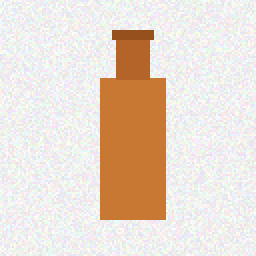
#> input picture data/evaluation/product/bottle/bottle_test_000.png, 128 x 128 px (shown 2 times larger); its folder holds only this picture in this run
$ python train_baseline_models.py
#> lines starting #> are read from the running program, lines starting #| are printed output that depends on the picture; after the words box and inside, x2 and y2 are one past the last pixel; in counts of white or black regions, pixels touching at a corner belong together
### scripts/generate_datasets.py
#!/usr/bin/env python3
"""
scripts/generate_datasets.py
----------------------------
Generates deterministic synthetic datasets for Smart Retail AI with fixed random seeds:
1. Product Image Classification:
   - 300 total samples (240 train [60/class], 60 test [15/class])
   - 4 classes: bottle, mug, headphones, shoe
   - 20 challenge samples with higher noise / off-center offsets
   - Saved to data/training/product/ and data/evaluation/product/
2. Customer Sentiment Analysis:
   - 378 total samples (283 train, 95 test [31 negative, 32 neutral, 32 positive])
   - 20 challenge reviews (mixed sentiments, negations, edge cases)
   - Saved to data/training/sentiment_train.csv, data/evaluation/sentiment_test.csv
3. Face Verification Evaluation Pairs:
   - Reference registered face, positive query face, negative other face, and distractor
   - Saved to data/training/face/ and data/evaluation/face/
"""

from __future__ import annotations

import csv
import shutil
from pathlib import Path

import cv2
import numpy as np

ROOT = Path(__file__).resolve().parents[1]
DATA_DIR = ROOT / "data"
TRAIN_DIR = DATA_DIR / "training"
EVAL_DIR = DATA_DIR / "evaluation"
FIXTURES_DIR = DATA_DIR / "fixtures" / "face"


# [79 lines left out: functions _draw_synthetic_product, generate_product_datasets, not called in this run]


def generate_sentiment_datasets(seed: int = 42) -> None:
    print("[2/3] Generating Sentiment Text Datasets...")
    rng = np.random.RandomState(seed)

    positive_templates = [
        "Excellent {item}, highly recommended!",
        "Great quality and fast delivery for this {item}. Very satisfied.",
        "Loved the customer support regarding my {item}, five stars!",
        "Amazing experience, the {item} works perfectly.",
        "Very good quality {item} and fits nicely.",
        "Best purchase ever, totally worth the price for this {item}.",
        "Super happy with the order of {item}, will buy again.",
        "Fantastic service and friendly store staff while buying {item}.",
        "Outstanding durability on this {item}, exceeded expectations.",
        "Top-notch performance and sleek design on the {item}.",
        "Impressed by the premium packaging and flawless {item}.",
        "A wonderful gift, recipient loved the {item}!",
        "Smooth shopping experience and pristine {item} arrival.",
        "Remarkable value, the {item} is much better than expected.",
        "Extremely pleased with how prompt the shipment of {item} was.",
        "Delighted with the build quality and finish of the {item}."
    ]

    neutral_templates = [
        "Product {item} arrived on time, standard packaging.",
        "It is okay, nothing special but the {item} does the job.",
        "Average quality {item}, neither good nor bad.",
        "The {item} matches the description provided on the store page.",
        "Delivery of {item} took four days, exactly as expected.",
        "Standard retail experience purchasing this {item}.",
        "Neutral opinion on the {item}, functions as stated.",
        "Adequate {item} for everyday usage, no complaints so far.",
        "The {item} is functional but basic in terms of features.",
        "Received the {item} in acceptable condition yesterday.",
        "Regular retail transaction for {item}, nothing noteworthy.",
        "Item {item} was delivered as specified by the tracking portal.",
        "Meets minimum requirements for a {item}.",
        "Fair price for a standard {item} with basic materials.",
        "The {item} arrived within the estimated window.",
        "Plain {item}, works fine without any surprises."
    ]

    negative_templates = [
        "Terrible quality {item}, arrived damaged and broken.",
        "Worst customer service regarding my {item}, nobody answers the phone.",
        "Defective {item}, do not buy this!",
        "Completely dissatisfied with this purchase of {item}.",
        "Very late delivery and poor packaging for the {item}.",
        "Horrible experience, requesting an immediate refund for {item}.",
        "Fell apart after one day of using this {item}.",
        "Waste of money, totally unusable {item}.",
        "Extremely flimsy material, this {item} broke instantly.",
        "Substandard build and unresponsive seller for {item}.",
        "The {item} stopped working after two hours.",
        "Misleading product description, this {item} is completely wrong.",
        "Awful quality control, missing crucial parts of {item}.",
        "Cheap plastic construction on this {item}, very disappointed.",
        "Item {item} arrived two weeks late and was scratched.",
        "Cannot recommend this {item} to anyone, total failure."
    ]

    items = ["bottle", "mug", "headphones", "shoe", "item", "order", "product", "package", "merchandise"]

    def _synthesize(templates: list[str], count: int) -> list[str]:
        res = []
        while len(res) < count:
            tmpl = rng.choice(templates)
            item = rng.choice(items)
            text = tmpl.format(item=item)
            if rng.rand() > 0.6:
                text = text + " " + rng.choice([
                    "Overall good.", "Will check back.", "Thanks.", "Needs attention.",
                    "Not happy.", "Very impressed.", "As advertised.", "Check before ordering."
                ])
            res.append(text)
        return res[:count]

    # Exactly matching documented splits: 283 train, 95 test
    train_pos = _synthesize(positive_templates, 94)
    train_neu = _synthesize(neutral_templates, 95)
    train_neg = _synthesize(negative_templates, 94)

    test_pos = _synthesize(positive_templates, 32)
    test_neu = _synthesize(neutral_templates, 32)
    test_neg = _synthesize(negative_templates, 31)

    train_rows = (
        [{"text": t, "sentiment": "positive"} for t in train_pos]
        + [{"text": t, "sentiment": "neutral"} for t in train_neu]
        + [{"text": t, "sentiment": "negative"} for t in train_neg]
    )
    rng.shuffle(train_rows)

    test_rows = (
        [{"text": t, "sentiment": "negative"} for t in test_neg]
        + [{"text": t, "sentiment": "neutral"} for t in test_neu]
        + [{"text": t, "sentiment": "positive"} for t in test_pos]
    )

    challenge_samples = [
        {"text": "Not bad at all for the price, surprisingly good sound.", "sentiment": "positive"},
        {"text": "I thought it would be terrible, but it actually works fine.", "sentiment": "positive"},
        {"text": "Never had an issue with this brand, another solid product.", "sentiment": "positive"},
        {"text": "Hardly any flaws, almost flawless craftsmanship.", "sentiment": "positive"},
        {"text": "Not the worst headphone I have used, but certainly not the best.", "sentiment": "neutral"},
        {"text": "It is neither good nor bad, just an ordinary coffee mug.", "sentiment": "neutral"},
        {"text": "Does what it says on the box, nothing more, nothing less.", "sentiment": "neutral"},
        {"text": "Expected something revolutionary, but it is purely standard.", "sentiment": "neutral"},
        {"text": "Not good. The sole started peeling off on day two.", "sentiment": "negative"},
        {"text": "I can hardly recommend this to anyone looking for durability.", "sentiment": "negative"},
        {"text": "Looked fantastic in photos, but broke immediately when unpacked.", "sentiment": "negative"},
        {"text": "Customer service was completely unhelpful when I reported the defect.", "sentiment": "negative"},
        {"text": "Not worth the premium price tag given how flimsy it feels.", "sentiment": "negative"},
        {"text": "Zero stars if I could. Arrived shattered into pieces.", "sentiment": "negative"},
        {"text": "I wouldn't buy this again even if it was half price.", "sentiment": "negative"},
        {"text": "The box was beautiful, shame the actual bottle leaked everywhere.", "sentiment": "negative"},
        {"text": "Super fast shipping, but the product itself is completely broken.", "sentiment": "negative"},
        {"text": "Decent build quality, but shipping was delayed by a week.", "sentiment": "neutral"},
        {"text": "Incredible sound quality, highly recommended to all audiophiles!", "sentiment": "positive"},
        {"text": "Flawless finish and exceptional grip, very pleased with this shoe.", "sentiment": "positive"},
    ]

    TRAIN_DIR.mkdir(parents=True, exist_ok=True)
    EVAL_DIR.mkdir(parents=True, exist_ok=True)

    with open(TRAIN_DIR / "sentiment_train.csv", "w", newline="", encoding="utf-8") as f:
        writer = csv.DictWriter(f, fieldnames=["text", "sentiment"])
        writer.writeheader()
        writer.writerows(train_rows)

    with open(EVAL_DIR / "sentiment_test.csv", "w", newline="", encoding="utf-8") as f:
        writer = csv.DictWriter(f, fieldnames=["text", "sentiment"])
        writer.writeheader()
        writer.writerows(test_rows)

    with open(EVAL_DIR / "sentiment_challenge.csv", "w", newline="", encoding="utf-8") as f:
        writer = csv.DictWriter(f, fieldnames=["text", "sentiment"])
        writer.writeheader()
        writer.writerows(challenge_samples)

    print(f"  Generated {len(train_rows)} train, {len(test_rows)} test, and {len(challenge_samples)} challenge sentiment samples.")


def generate_face_datasets() -> None:
    print("[3/3] Generating Face Verification Evaluation Pairs from Canonical Fixtures...")
    face_train_dir = TRAIN_DIR / "face"
    face_eval_dir = EVAL_DIR / "face"
    face_train_dir.mkdir(parents=True, exist_ok=True)
    face_eval_dir.mkdir(parents=True, exist_ok=True)

    # 1. Reference Face (copy from tracked canonical fixture in data/fixtures/face/)
    ref_src = FIXTURES_DIR / "canonical_reference.png"
    ref_dst = face_train_dir / "person_01_reference.png"
    if ref_src.exists():
        shutil.copyfile(ref_src, ref_dst)
    else:
        ref_face = np.ones((160, 160, 3), dtype=np.uint8) * 200
        cv2.circle(ref_face, (80, 80), 50, (120, 120, 120), -1)
        cv2.imwrite(str(ref_dst), ref_face)

    # 2. Positive Query Face (reference with calibrated natural illumination shift)
    ref_img = cv2.imread(str(ref_dst))
    pos_query = np.clip(ref_img.astype(np.float32) * 1.05, 0, 255).astype(np.uint8)
    cv2.imwrite(str(face_eval_dir / "positive_query.png"), pos_query)

    # 3. Negative Other Face (copy from tracked canonical fixture in data/fixtures/face/)
    neg_src = FIXTURES_DIR / "canonical_negative.png"
    neg_dst = face_eval_dir / "negative_other_face.png"
    if neg_src.exists():
        shutil.copyfile(neg_src, neg_dst)
    else:
        neg_img = np.ones((160, 160, 3), dtype=np.uint8) * 100
        cv2.imwrite(str(neg_dst), neg_img)

    # 4. No-face / Distractor Image (functional test fixture)
    blank = np.ones((200, 200, 3), dtype=np.uint8) * 240
    cv2.circle(blank, (100, 100), 30, (200, 150, 100), -1)
    cv2.imwrite(str(face_eval_dir / "no_face_distractor.png"), blank)

    print(f"  Generated face evaluation pairs in {face_eval_dir} from {FIXTURES_DIR}")


# [10 lines left out: function main, not called in this run]


# [2 lines that do not run on import are left out]

### app/utils/image_features.py
from __future__ import annotations

import cv2
import numpy as np

IMG_SIZE = 128


def hog_descriptor(img: np.ndarray) -> np.ndarray:
    if img is None:
        raise ValueError("Image is empty")
    gray = cv2.cvtColor(img, cv2.COLOR_BGR2GRAY) if img.ndim == 3 else img
    gray = cv2.resize(gray, (IMG_SIZE, IMG_SIZE))
    hog = cv2.HOGDescriptor(
        _winSize=(128, 128),
        _blockSize=(32, 32),
        _blockStride=(16, 16),
        _cellSize=(16, 16),
        _nbins=9,
    )
    return hog.compute(gray).reshape(-1)

### app/services/face_service.py
from __future__ import annotations

import logging
import pickle
from functools import lru_cache
from pathlib import Path

import cv2
import numpy as np
from skimage.metrics import structural_similarity as ssim

from app.config import settings

logger = logging.getLogger(__name__)


def _get_cascade_detector() -> cv2.CascadeClassifier | None:
    # 1. Configured / local cascade path
    if settings.cascade_path.exists():
        detector = cv2.CascadeClassifier(str(settings.cascade_path))
        if not detector.empty():
            return detector

    # 2. System OpenCV cascade path
    system_cascade = Path(cv2.data.haarcascades) / "haarcascade_frontalface_default.xml"
    if system_cascade.exists():
        detector = cv2.CascadeClassifier(str(system_cascade))
        if not detector.empty():
            return detector

    logger.warning("No valid Haar Cascade XML found for face detection.")
    return None


def _detect_largest_face(gray: np.ndarray):
    detector = _get_cascade_detector()
    if detector is None or detector.empty():
        return None
    try:
        faces = detector.detectMultiScale(
            gray,
            scaleFactor=1.05,
            minNeighbors=4,
            minSize=(40, 40),
        )
        if len(faces) == 0:
            return None
        return max(faces, key=lambda r: r[2] * r[3])
    except Exception as exc:
        logger.warning("Error running detectMultiScale: %s", exc)
        return None


# [4 lines left out: function _normalize_face, not called in this run]


def _embedding(gray_face: np.ndarray) -> dict[str, np.ndarray]:
    face = _normalize_face(gray_face)
    return {"image": face.astype(np.float32) / 255.0}


# [88 lines left out: functions _similarity, load_face_db, recognize_face, not called in this run]

### scripts/train_baseline_models.py
#!/usr/bin/env python3
"""
scripts/train_baseline_models.py
--------------------------------
Trains baseline machine learning model artifacts for Smart Retail AI
using deterministic datasets generated by scripts/generate_datasets.py:

1. Product Classifier: HOG Features + RBF-kernel SVM (240 training samples)
2. Sentiment Classifier: TF-IDF + Logistic Regression (283 training samples)
3. Face Verification: Face Database with normalized embeddings (person_01)
"""

from __future__ import annotations

import csv
import pickle
from pathlib import Path

import cv2
import joblib
import numpy as np
from sklearn.feature_extraction.text import TfidfVectorizer
from sklearn.linear_model import LogisticRegression
from sklearn.pipeline import Pipeline
from sklearn.svm import SVC

from app.services.face_service import _detect_largest_face, _embedding
from app.utils.image_features import hog_descriptor

ROOT = Path(__file__).resolve().parents[1]
DATA_DIR = ROOT / "data"
MODELS_DIR = ROOT / "models"
TRAIN_DIR = DATA_DIR / "training"


def train_sentiment_model() -> Path:
    print("[1/3] Training Sentiment Analysis Model...")
    train_csv = TRAIN_DIR / "sentiment_train.csv"
    if not train_csv.exists():
        from scripts.generate_datasets import generate_sentiment_datasets
        generate_sentiment_datasets()

    texts, labels = [], []
    with open(train_csv, "r", encoding="utf-8") as f:
        reader = csv.DictReader(f)
        for row in reader:
            texts.append(row["text"])
            labels.append(row["sentiment"])

    print(f"  Training on {len(texts)} balanced customer reviews...")
    pipeline = Pipeline([
        ("tfidf", TfidfVectorizer(ngram_range=(1, 2), min_df=1)),
        ("clf", LogisticRegression(C=1.0, max_iter=300, random_state=42)),
    ])
    pipeline.fit(texts, labels)

    MODELS_DIR.mkdir(parents=True, exist_ok=True)
    out_path = MODELS_DIR / "sentiment_classifier.joblib"
    joblib.dump(pipeline, out_path)
    print(f"  Saved sentiment model to {out_path}")
    return out_path


def train_product_model() -> Path:
    print("[2/3] Training Product Classification Model...")
    product_train_dir = TRAIN_DIR / "product"
    if not product_train_dir.exists():
        from scripts.generate_datasets import generate_product_datasets
        generate_product_datasets()

    classes = ["bottle", "mug", "headphones", "shoe"]
    X, y = [], []

    for cls in classes:
        cls_dir = product_train_dir / cls
        files = sorted(cls_dir.glob("*.png"))
        print(f"  Extracting HOG features for {len(files)} {cls} samples...")
        for img_path in files:
            img = cv2.imread(str(img_path))
            if img is None:
                continue
            feat = hog_descriptor(img)
            X.append(feat)
            y.append(cls)

    X = np.array(X)
    y = np.array(y)
    print(f"  Total training feature matrix shape: {X.shape}")

    svm = SVC(kernel="rbf", C=5.0, probability=True, random_state=42)
    svm.fit(X, y)

    bundle = {
        "pipeline": svm,
        "classes": classes,
        "train_samples": len(y),
    }

    MODELS_DIR.mkdir(parents=True, exist_ok=True)
    out_path = MODELS_DIR / "product_classifier.joblib"
    joblib.dump(bundle, out_path)
    print(f"  Saved product classification model to {out_path}")
    return out_path


def build_face_db() -> Path:
    print("[3/3] Building Face Verification Database...")
    face_train_dir = TRAIN_DIR / "face"
    ref_img_path = face_train_dir / "person_01_reference.png"
    if not ref_img_path.exists():
        from scripts.generate_datasets import generate_face_datasets
        generate_face_datasets()

    ref_img = cv2.imread(str(ref_img_path))
    gray = cv2.cvtColor(ref_img, cv2.COLOR_BGR2GRAY)
    box = _detect_largest_face(gray)
    if box is None:
        # Fallback to center region if Haar missed
        h, w = gray.shape[:2]
        x, y, bw, bh = int(w * 0.1), int(h * 0.1), int(w * 0.8), int(h * 0.8)
    else:
        x, y, bw, bh = box

    face_crop = gray[y:y + bh, x:x + bw]
    embedding_data = _embedding(face_crop)

    db = {
        "person_01": embedding_data,
        "threshold": 0.50,
        "reference_bbox": [int(x), int(y), int(bw), int(bh)],
    }

    MODELS_DIR.mkdir(parents=True, exist_ok=True)
    out_path = MODELS_DIR / "face_db.pkl"
    with open(out_path, "wb") as f:
        pickle.dump(db, f)

    print(f"  Saved face database to {out_path} with reference bbox {db['reference_bbox']}")
    return out_path


def main():
    print("=" * 60)
    print("Smart Retail AI — Baseline Model Training Pipeline")
    print("=" * 60)
    train_sentiment_model()
    train_product_model()
#> in train_product_model, img is the input picture: shape (128, 128, 3); mean B, G, R 207.6, 219.2, 232.5
#> in hog_descriptor, `gray = cv2.cvtColor(img, cv2.COLOR_BGR2GRAY) if img.ndim == 3 else img`:
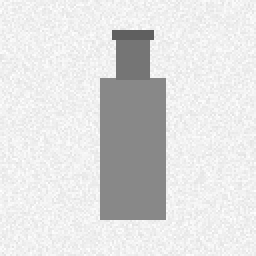
#> gray: shape (128, 128) (shown 2 times larger); min 95, max 255, mean 221.9
#> in train_product_model, `feat = hog_descriptor(img)`: feat = 1764 values, max 0.498 at index 900, min 0 at index 855, mean 0.143
#> pass 3 of the loop in train_product_model, `for cls in classes:`:
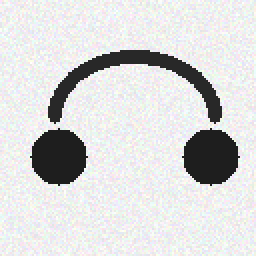
#> input picture data/evaluation/product/headphones/headphones_test_000.png, 128 x 128 px (shown 2 times larger)
#> in train_product_model, img is the input picture: shape (128, 128, 3); mean B, G, R 214.6, 214.7, 214.5
#> in hog_descriptor (call 2), `gray = cv2.cvtColor(img, cv2.COLOR_BGR2GRAY) if img.ndim == 3 else img`:
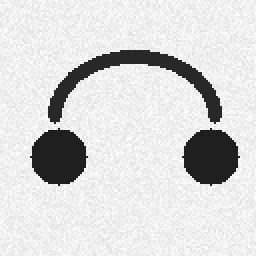
#> gray: shape (128, 128) (shown 2 times larger); min 30, max 255, mean 214.6
#> feat = 1764 values, max 0.524 at index 769, min 0.00271 at index 399, mean 0.144
#> the loop made 4 passes; the first 3 are shown
#|   Total training feature matrix shape: (2, 1764)
    build_face_db()
#> in generate_face_datasets, `cv2.circle(ref_face, (80, 80), 50, (120, 120, 120), -1)`:
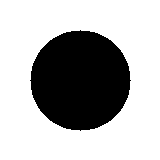
#> ref_face: shape (160, 160, 3); values 120 (black) and 200 (white), 69.4% white; 1 black region, box (x1, y1, x2, y2) and area: (30, 30, 131, 131) 7845
#> in generate_face_datasets, `cv2.circle(blank, (100, 100), 30, (200, 150, 100), -1)`:
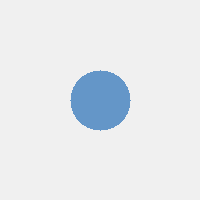
#> blank: shape (200, 200, 3); mean of channels 0, 1, 2 237.2, 233.7, 230.1; drawn as B, G, R
#> (the call stopped at in _get_cascade_detector, `if settings.cascade_path.exists():`: app is not available in this run)
    print("=" * 60)
    print("All ML models trained and saved to models/ successfully!")
    print("=" * 60)


if __name__ == "__main__":
    main()
